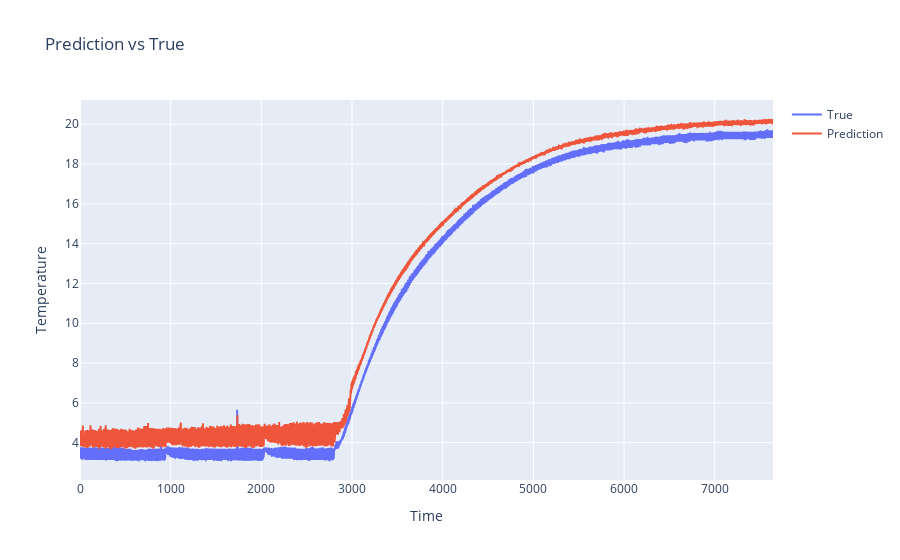

Notebook cell for this chart:
### Code cell
# predict
model.eval()
with torch.no_grad():
    y_pred = model(Z_input_tensor)
    loss = model.loss(y_pred, Z_output_tensor)
    print(f"Loss: {loss:.8f}")

# tensor to numpy
prediction_values = y_pred.numpy()
true_values = Z_output_tensor.numpy()

# plot
fig = go.Figure()
fig.add_trace(go.Scatter(x=list(range(len(true_values))), y=true_values.flatten(), mode='lines', name='True'))
fig.add_trace(go.Scatter(x=list(range(len(prediction_values))), y=prediction_values.flatten(), mode='lines', name='Prediction'))
fig.update_layout(title='Prediction vs True', xaxis_title='Time', yaxis_title='Temperature')
fig.show()

### Figure 1 — Plotly figure (JSON) as saved in the notebook; plotly's stock layout.template omitted (floating-point values rounded to 4 significant figures; data arrays with more than 128 entries replaced by an {"elided": "..."} marker saying what was removed)
{"data": [{"mode": "lines", "name": "True", "type": "scatter", "x": {"elided": "7644 int values"}, "y": {"elided": "7644 float values"}}, {"mode": "lines", "name": "Prediction", "type": "scatter", "x": {"elided": "7644 int values"}, "y": {"elided": "7644 float values"}}], "layout": {"title": {"text": "Prediction vs True"}, "xaxis": {"title": {"text": "Time"}}, "yaxis": {"title": {"text": "Temperature"}}}}
